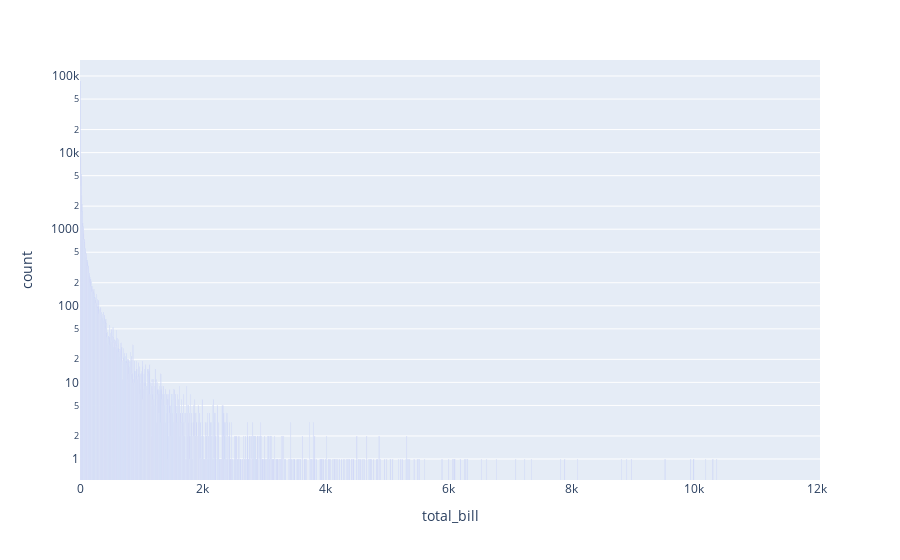

The notebook cell this image was saved under:
### Code cell
import plotly.express as px
import numpy as np


# create the bins
counts, bins = np.histogram(df_users.nbr_ratings, bins=range(0, df_users.nbr_ratings.max(), 5))
bins = 0.5 * (bins[:-1] + bins[1:])

fig = px.bar(x=bins, y=counts, labels={'x':'total_bill', 'y':'count'}, log_y = True)
fig.show()

### Figure 1 — Plotly figure (JSON) as saved in the notebook; plotly's stock layout.template omitted (floating-point values rounded to 4 significant figures; data arrays with more than 128 entries replaced by an {"elided": "..."} marker saying what was removed)
{"data": [{"alignmentgroup": "True", "hovertemplate": "total_bill=%{x}<br>count=%{y}<extra></extra>", "legendgroup": "", "marker": {"color": "#636efa", "pattern": {"shape": ""}}, "name": "", "offsetgroup": "", "orientation": "v", "showlegend": false, "textposition": "auto", "type": "bar", "x": {"elided": "2409 float values"}, "xaxis": "x", "y": {"elided": "2409 int values"}, "yaxis": "y"}], "layout": {"barmode": "relative", "legend": {"tracegroupgap": 0}, "margin": {"t": 60}, "xaxis": {"anchor": "y", "domain": [0, 1], "title": {"text": "total_bill"}}, "yaxis": {"anchor": "x", "domain": [0, 1], "title": {"text": "count"}, "type": "log"}}}
